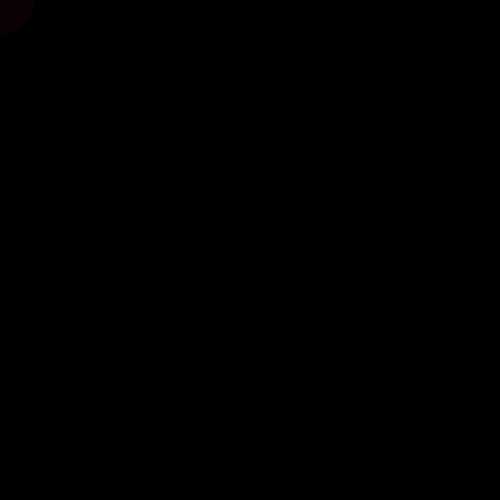
Frame 1 (no input)
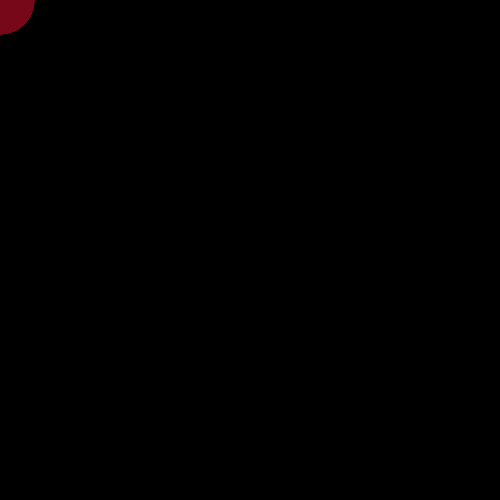
Frame 60 (the mouse pressed at the canvas centre just before this capture)
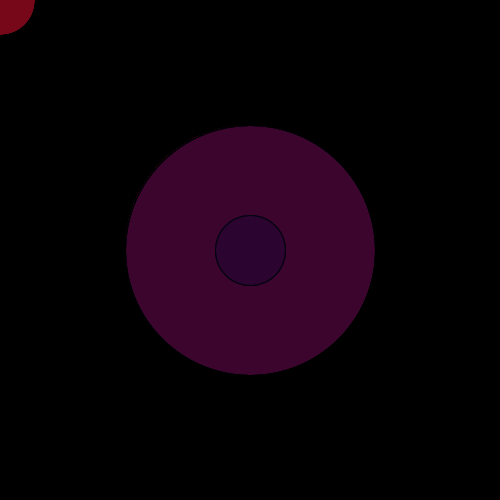
Frame 120 (the mouse held since frame 60 and released just before this capture)

The Processing sketch that drew these frames (run headless with seeded random() and noise(); from frame 60 on, the mouse is pressed at the canvas centre):

// Processing sketch: processing_14774
// ── processing_14774.pde


void setup () {
size (500,500);
background (0);
}

void draw (){
  int maVariable ;
fill(random(188), random (13), random (67), random (89));

ellipse (mouseX, mouseY, 70, 70);
ellipse (mouseY, mouseY, mouseX, mouseY);

}
